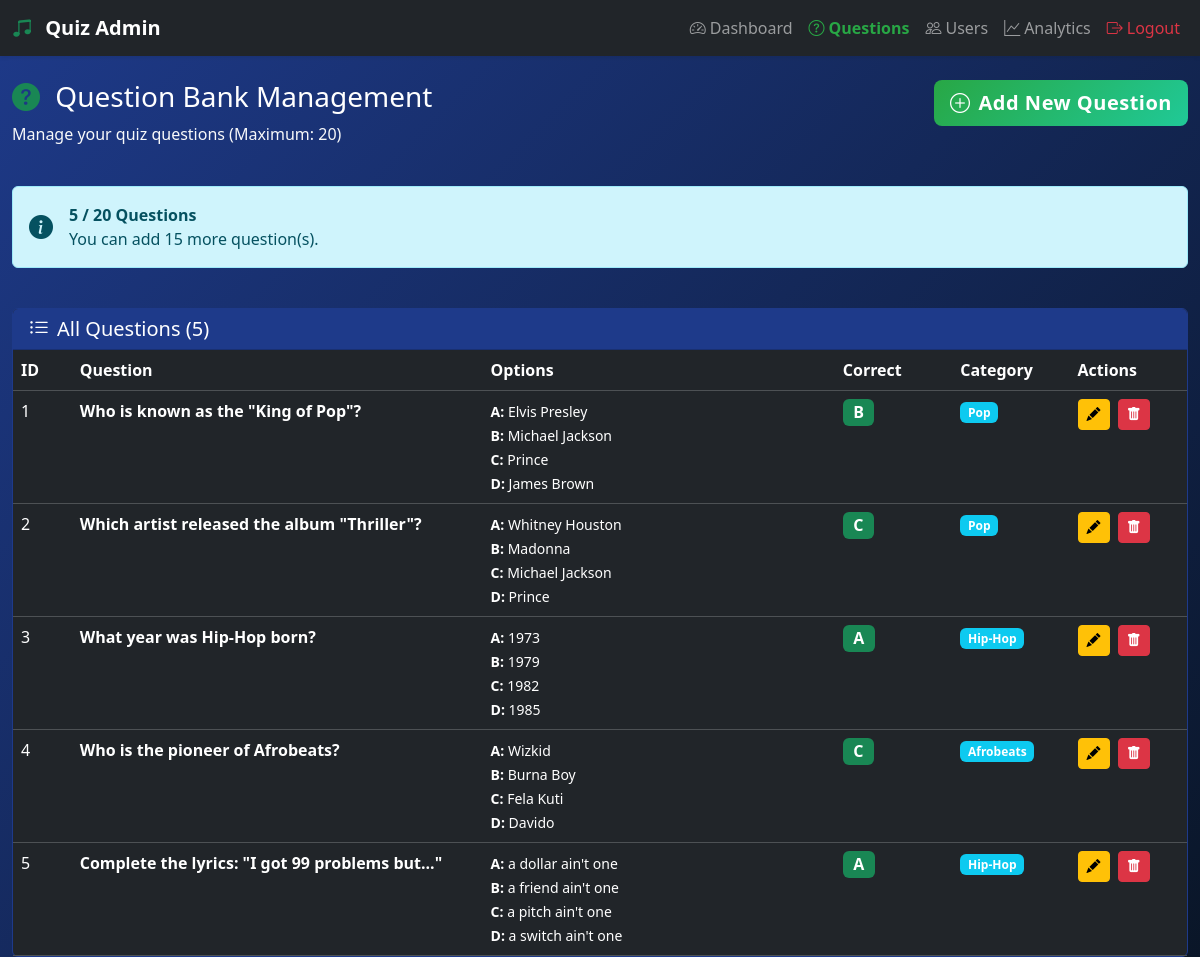
The page /admin/questions.php (signed in) on the database its author committed.
### tables this page shows
CREATE TABLE questions (
    id INT AUTO_INCREMENT PRIMARY KEY,
    question_text TEXT NOT NULL,
    option_a VARCHAR(255) NOT NULL,
    option_b VARCHAR(255) NOT NULL,
    option_c VARCHAR(255) NOT NULL,
    option_d VARCHAR(255) NOT NULL,
    correct_option ENUM('A', 'B', 'C', 'D') NOT NULL,
    category VARCHAR(50) DEFAULT 'General',
    created_at TIMESTAMP DEFAULT CURRENT_TIMESTAMP,
    INDEX idx_category (category)
);

### includes/functions.php (called while the page is built, shortened)
<?php
function get_questions_count() {
    global $conn;
    $query = "SELECT COUNT(*) as total FROM questions";
    $result = $conn->query($query);
    $row = $result->fetch_assoc();
    return (int)$row['total'];
}
?>

### admin/questions.php (the view, shortened to what this page needs)
<?php
require_once '../includes/config.php';
require_once '../includes/functions.php';
$css_path = '../assets/css/custom.css';
$questions_query = "SELECT * FROM questions ORDER BY created_at DESC";
$questions_result = $conn->query($questions_query);
$questions_count = get_questions_count();
$questions_limit = TOTAL_QUESTIONS;
$can_add_more = $questions_count < $questions_limit;
?>
<?php include '../includes/header.php'; ?>
<link rel="stylesheet" href="../assets/css/admin.css">
<div class="admin-dashboard">
    <nav class="navbar navbar-expand-lg navbar-dark bg-dark shadow-sm">
        <div class="container-fluid">
            <a class="navbar-brand fw-bold" href="dashboard.php">
                <i class="bi bi-music-note-beamed text-success me-2"></i>
                Quiz Admin
            </a>
            <div class="collapse navbar-collapse" id="navbarNav">
                <ul class="navbar-nav ms-auto">
                    <li class="nav-item">
                        <a class="nav-link" href="dashboard.php">
                            <i class="bi bi-speedometer2 me-1"></i>Dashboard
                        </a>
                    </li>
                    <li class="nav-item">
                        <a class="nav-link active" href="questions.php">
                            <i class="bi bi-question-circle me-1"></i>Questions
                        </a>
                    </li>
                    <li class="nav-item">
                        <a class="nav-link" href="users.php">
                            <i class="bi bi-people me-1"></i>Users
                        </a>
                    </li>
                    <li class="nav-item">
                        <a class="nav-link" href="analytics.php">
                            <i class="bi bi-graph-up me-1"></i>Analytics
                        </a>
                    </li>
                    <li class="nav-item">
                        <a class="nav-link text-danger" href="logout.php">
                            <i class="bi bi-box-arrow-right me-1"></i>Logout
                        </a>
                    </li>
                </ul>
            </div>
        </div>
    </nav>
    <div class="container-fluid mt-4">
        <div class="row mb-4">
            <div class="col-md-8">
                <h3 class="text-white">
                    <i class="bi bi-question-circle-fill text-success me-2"></i>
                    Question Bank Management
                </h3>
                <p class="text-light">Manage your quiz questions (Maximum: <?php echo $questions_limit; ?>)</p>
            </div>
            <div class="col-md-4 text-end">
                <?php if ($can_add_more): ?>
                    <button class="btn btn-success btn-lg" data-bs-toggle="modal" data-bs-target="#addQuestionModal">
                        <i class="bi bi-plus-circle me-2"></i>Add New Question
                    </button>
                <?php else: ?>
                    <button class="btn btn-secondary btn-lg" disabled>
                        <i class="bi bi-x-circle me-2"></i>Question Bank Full
                    </button>
                <?php endif; ?>
            </div>
        </div>
        <div class="row mb-4">
            <div class="col-12">
                <?php if (!$can_add_more): ?>
                    <div class="alert alert-warning d-flex align-items-center" role="alert">
                        <i class="bi bi-exclamation-triangle-fill me-3 fs-4"></i>
                        <div>
                            <strong>Question Bank Full!</strong><br>
                            You have reached the maximum of <?php echo $questions_limit; ?> questions.
                            Delete a question to add a new one.
                        </div>
                    </div>
                <?php else: ?>
                    <div class="alert alert-info d-flex align-items-center" role="alert">
                        <i class="bi bi-info-circle-fill me-3 fs-4"></i>
                        <div>
                            <strong><?php echo $questions_count; ?> / <?php echo $questions_limit; ?> Questions</strong><br>
                            You can add <?php echo ($questions_limit - $questions_count); ?> more question(s).
                        </div>
                    </div>
                <?php endif; ?>
            </div>
        </div>
        <div class="row">
            <div class="col-12">
                <div class="card bg-dark border-secondary">
                    <div class="card-header bg-secondary">
                        <h5 class="mb-0 text-white">
                            <i class="bi bi-list-ul me-2"></i>All Questions (<?php echo $questions_count; ?>)
                        </h5>
                    </div>
                    <div class="card-body p-0">
                        <div class="table-responsive">
                            <table class="table table-dark table-hover mb-0">
                                <thead>
                                    <tr>
                                        <th width="5%">ID</th>
                                        <th width="35%">Question</th>
                                        <th width="30%">Options</th>
                                        <th width="10%">Correct</th>
                                        <th width="10%">Category</th>
                                        <th width="10%">Actions</th>
                                    </tr>
                                </thead>
                                <tbody id="questionsTableBody">
                                    <?php if ($questions_result && $questions_result->num_rows > 0): ?>
                                        <?php while ($question = $questions_result->fetch_assoc()): ?>
                                            <tr id="question-<?php echo $question['id']; ?>">
                                                <td><?php echo $question['id']; ?></td>
                                                <td>
                                                    <strong><?php echo htmlspecialchars($question['question_text']); ?></strong>
                                                </td>
                                                <td>
                                                    <small>
                                                        <strong>A:</strong> <?php echo htmlspecialchars($question['option_a']); ?><br>
                                                        <strong>B:</strong> <?php echo htmlspecialchars($question['option_b']); ?><br>
                                                        <strong>C:</strong> <?php echo htmlspecialchars($question['option_c']); ?><br>
                                                        <strong>D:</strong> <?php echo htmlspecialchars($question['option_d']); ?>
                                                    </small>
                                                </td>
                                                <td>
                                                    <span class="badge bg-success fs-6">
                                                        <?php echo $question['correct_option']; ?>
                                                    </span>
                                                </td>
                                                <td>
                                                    <span class="badge bg-info">
                                                        <?php echo htmlspecialchars($question['category']); ?>
                                                    </span>
                                                </td>
                                                <td>
                                                    <button class="btn btn-sm btn-warning me-1"
                                                            onclick="editQuestion(<?php echo htmlspecialchars(json_encode($question)); ?>)">
                                                        <i class="bi bi-pencil-fill"></i>
                                                    </button>
                                                    <button class="btn btn-sm btn-danger"
                                                            onclick="deleteQuestion(<?php echo $question['id']; ?>)">
                                                        <i class="bi bi-trash-fill"></i>
                                                    </button>
                                                </td>
                                            </tr>
                                        <?php endwhile; ?>
                                    <?php endif; ?>
                                </tbody>
                            </table>
                        </div>
                    </div>
                </div>
            </div>
        </div>
    </div>
</div>
<?php
include '../includes/footer.php';
?>

### includes/header.php (shortened to what this page needs)
<!DOCTYPE html>
<html lang="en">
<head>
    <link href="https://cdn.jsdelivr.net/npm/bootstrap@5.3.2/dist/css/bootstrap.min.css" rel="stylesheet">
    <link rel="stylesheet" href="https://cdn.jsdelivr.net/npm/bootstrap-icons@1.11.1/font/bootstrap-icons.css">
    <link rel="stylesheet" href="<?php echo isset($css_path) ? $css_path : 'assets/css/custom.css'; ?>">
</head>
<body>

### includes/footer.php (shortened to what this page needs)
</body>
</html>

### assets/css/custom.css (style rules this page uses)
:root { --primary-color: #28a745; --secondary-color: #1e3a8a; --accent-color: #ffffff; --success-color: #28a745; --danger-color: #dc3545; --info-color: #17a2b8; --dark-bg: #0a1628; --darker-bg: #050d1a; --card-bg: rgba(255, 255, 255, 0.05); }
* { margin: 0; padding: 0; box-sizing: border-box; }
body { font-family: 'Segoe UI', Tahoma, Geneva, Verdana, sans-serif; background: linear-gradient(135deg, var(--secondary-color) 0%, var(--dark-bg) 50%, var(--darker-bg) 100%); min-height: 100vh; color: #fff; overflow-x: hidden; }
.btn-primary, .btn-success { background: linear-gradient(135deg, var(--primary-color), #20c997); border: none; font-weight: 600; letter-spacing: 0.5px; transition: all 0.3s ease; position: relative; overflow: hidden; color: white; }
.btn-primary::before, .btn-success::before { content: ''; position: absolute; top: 50%; left: 50%; width: 0; height: 0; border-radius: 50%; background: rgba(255, 255, 255, 0.3); transform: translate(-50%, -50%); transition: width 0.6s, height 0.6s; }
.bg-secondary { background: var(--secondary-color) !important; }
.border-secondary { border-color: var(--secondary-color) !important; }

### assets/css/admin.css (style rules this page uses)
.admin-dashboard { background: linear-gradient(135deg, var(--secondary-color) 0%, var(--dark-bg) 100%); min-height: 100vh; }
.table-dark { --bs-table-bg: transparent; }
.navbar-dark .navbar-nav .nav-link { transition: all 0.3s ease; }
.navbar-dark .navbar-nav .nav-link.active { color: var(--primary-color) !important; font-weight: 600; }

### rows shown on the page
questions: id "1", question_text "Who is known as the \"King of Pop\"?", option_a "Elvis Presley", option_b "Michael Jackson", option_c "Prince", option_d "James Brown", correct_option "B", category "Pop"
questions: id "2", question_text "Which artist released the album \"Thriller\"?", option_a "Whitney Houston", option_b "Madonna", option_c "Michael Jackson", option_d "Prince", correct_option "C", category "Pop"
questions: id "3", question_text "What year was Hip-Hop born?", option_a "1973", option_b "1979", option_c "1982", option_d "1985", correct_option "A", category "Hip-Hop"
questions: id "4", question_text "Who is the pioneer of Afrobeats?", option_a "Wizkid", option_b "Burna Boy", option_c "Fela Kuti", option_d "Davido", correct_option "C", category "Afrobeats"
questions: id "5", question_text "Complete the lyrics: \"I got 99 problems but...\"", option_a "a dollar ain't one", option_b "a friend ain't one", option_c "a pitch ain't one", option_d "a switch ain't one", correct_option "A", category "Hip-Hop"

### other values the page prints
$questions_limit "20"
$questions_count "5"
$questions_limit - $questions_count "15"
